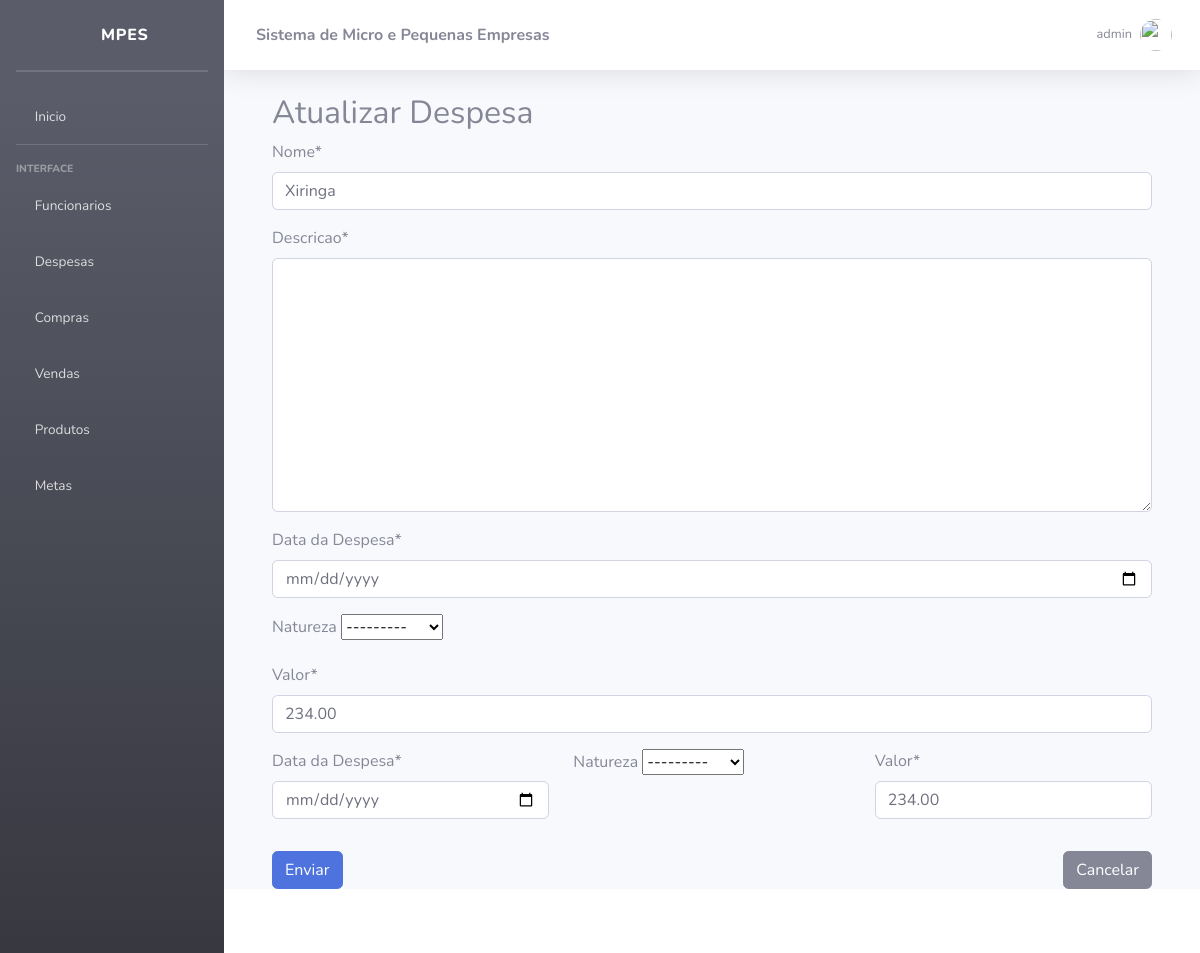
The page /despesas/editar/4 (signed in) on the database its author committed.
### despesas/models.py (models this page shows, shortened)
class Despesa(models.Model):
    ESCOLHAS_NATUREZA = [
        ('imposto', 'imposto'),
        ('produto', 'produto'),
        ('funcionario','funcionario')
    ]
    nome = models.CharField(max_length=255)  # Especificando o tipo de campo e tamanho máximo
    descricao = models.TextField()  # Usando TextField para descrições mais longas
    data = models.DateField()
    natureza = models.CharField(max_length=20, choices=ESCOLHAS_NATUREZA, blank=True, null=True)
    valor = models.DecimalField(max_digits=10, decimal_places=2)

### despesas/views.py (the view)
# urls.py: path("editar/<int:id_despesa>", views.editar, name="atualizar"),
@group_required('caixa')
@login_required
def editar(request, id_despesa):
    despesa = Despesa.objects.get(pk=id_despesa)
    if request.method == 'POST':
        form = DespesasForm(request.POST, instance=despesa)
        if form.is_valid():
            form.save()
            return HttpResponseRedirect('/despesas/?msg=Salvo')
    else:
        form = DespesasForm(instance=despesa)
    return render(request, "despesas/updateDespesas.html", {'form': form, 'id_despesa': id_despesa})

### despesas/forms.py
class DespesasForm(forms.ModelForm):
    data = forms.DateField(
        widget=DateInput(attrs={'type': 'date'}),
        label='Data da Despesa'
    )
    class Meta:
        model = Despesa
        fields = ['nome', 'descricao', 'data', 'natureza', 'valor']

### MPEs/utils.py (called while the page is built, shortened)
def group_required(groups, login_url=None, raise_exception=False):
    user = Usuario
    def check_perms(user):
        if user.is_superuser:
            return True
    return user_passes_test(check_perms, login_url=login_url)

### templates/despesas/updateDespesas.html (shortened to what this page needs)
{% extends 'base.html' %}
{% load crispy_forms_tags %}
{% block content %}
  <div class="container mt-4">
    <h2>Atualizar Despesa</h2>
    <form action="{% url 'atualizar' id_despesa %}" method="post">
      {{ form|crispy }}
      <div class="row mb-3">
        <div class="col">
          <div class="form-group">{{ form.data|as_crispy_field }}</div>
        </div>
        <div class="col">
          <div class="form-group">{{ form.natureza|as_crispy_field }}</div>
        </div>
        <div class="col">
          <div class="form-group">{{ form.valor|as_crispy_field }}</div>
        </div>
      </div>
      <div class="d-flex justify-content-between">
        <button type="submit" class="btn btn-primary">Enviar</button>
        <a href="{% url 'listar' %}" class="btn btn-secondary">Cancelar</a>
      </div>
    </form>
  </div>
{% endblock %}

### templates/topbar.html (shortened to what this page needs)
{% load static %}
<nav class="navbar navbar-expand navbar-light bg-white topbar mb-4 static-top shadow">
    <div class="sidebar-brand-text mx-3"><strong>Sistema de Micro e Pequenas Empresas</strong></div>
    <ul class="navbar-nav ml-auto">
        <li class="nav-item dropdown no-arrow d-sm-none">
        <li class="nav-item dropdown no-arrow">
            <a class="nav-link dropdown-toggle" href="#" id="userDropdown" role="button"
                data-toggle="dropdown" aria-haspopup="true" aria-expanded="false">
                <span class="mr-2 d-none d-lg-inline text-gray-600 small">{{ user }}</span>
                <img class="img-profile rounded-circle"
                src="{% static 'img/undraw_profile.svg' %}">
        </a>
        </li>
    </ul>
</nav>

### rows shown on the page
Despesa: nome "Xiringa", natureza "---------", valor "234.00"

### other values the page prints
{{ user }} "admin"
